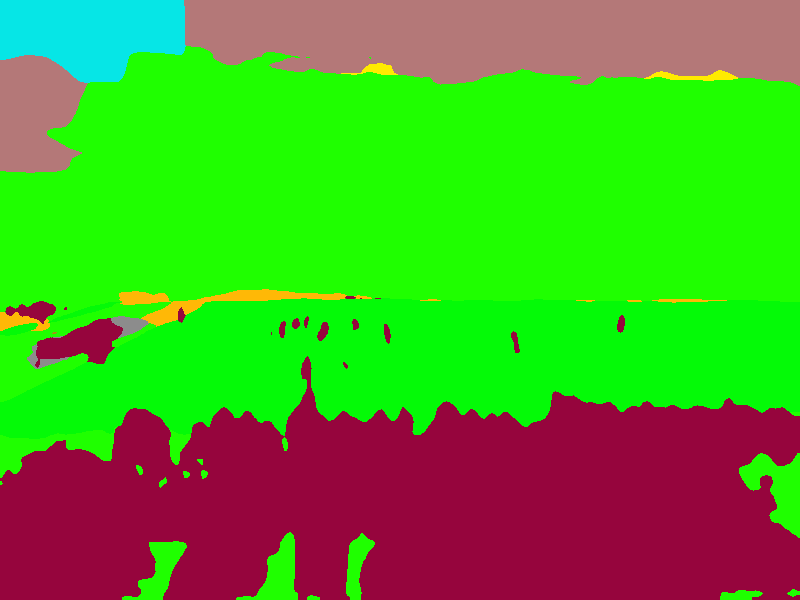
#> input picture Images/pred_test_resized.png, 800 x 600 px
$ python find_alignment.py
#> lines starting #> are read from the running program, lines starting #| are printed output that depends on the picture; after the words box and inside, x2 and y2 are one past the last pixel; in counts of white or black regions, pixels touching at a corner belong together
import cv2
import numpy as np
import matplotlib.pyplot as plt

def read_file(fname):
    if fname.endswith('.npy'):
        return np.load(fname)
    elif fname.endswith('.jpg') or fname.endswith('.jpeg'):
        img = plt.imread(fname)
        img = img.astype(np.float32) / 255.0
        return img
    elif fname.endswith('.png'):
        img = plt.imread(fname)
        return img

def drawLine(img, rho, theta):
    a = np.cos(theta)
    b = np.sin(theta)
    x0 = a*rho
    y0 = b*rho
    x1 = int(x0 + 1000*(-b))
    y1 = int(y0 + 1000*(a))
    x2 = int(x0 - 1000*(-b))
    y2 = int(y0 - 1000*(a))
    #把直线显示在图片上
    cv2.line(img,(x1,y1),(x2,y2),(0,0,255),2)
    cv2.imshow('img', img)
    cv2.waitKey(0)

def findAlignmentLine(segImg):
    index0 = segImg[:, :, 0] == 31/255
    index1 = segImg[:, :, 1] == 255/255
    index2 = segImg[:, :, 2] == 0/255
    index = np.logical_and(index0, index1, index2)

    binaryImg = (index*255).astype(np.uint8)
    cannyImg = cv2.Canny(binaryImg, 50, 150)

    lines = cv2.HoughLines(cannyImg,1,np.pi/180,50)
    if lines is not None:
        line = lines[0]
        rho,theta = line[0]

        return rho, theta
    else:
        return None

def main():
    segImg = read_file('../Images/pred_test_resized.png')
#> in read_file, img is the input picture: shape (600, 800, 3) float32; mean R, G, B 0.31, 0.649, 0.15
    rho, theta = findAlignmentLine(segImg)
#> in findAlignmentLine, `index0 = segImg[:, :, 0] == 31/255`:
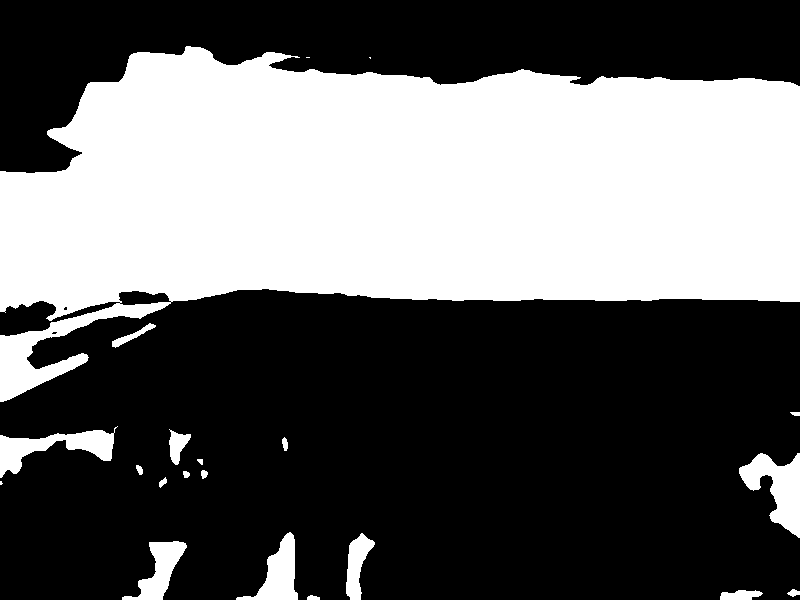
#> index0: shape (600, 800) bool; 39.4% white; 21 white regions (3 under 20 px), largest, box (x1, y1, x2, y2) and area: (0, 46, 800, 402) 178383, (739, 453, 800, 538) 2604, (0, 426, 118, 478) 2323
#> in findAlignmentLine, `index2 = segImg[:, :, 2] == 0/255`:
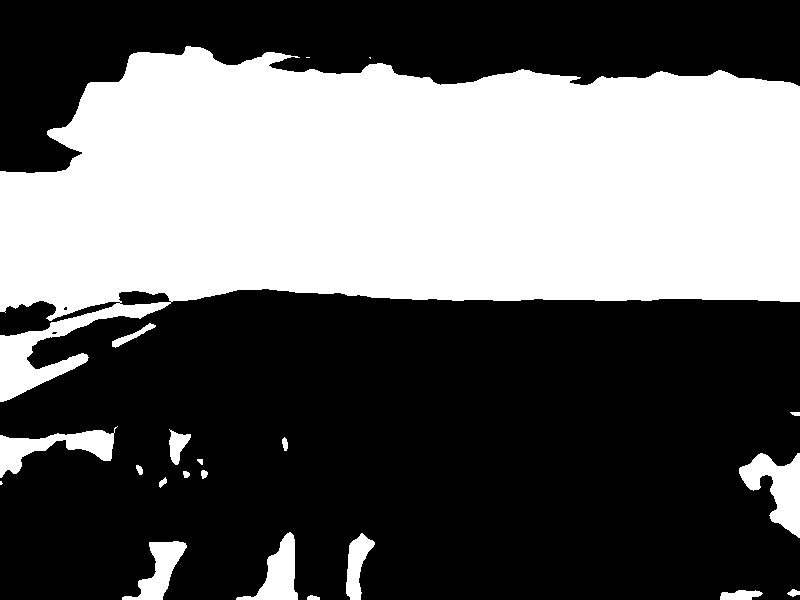
#> index2: shape (600, 800) bool; 39.6% white; 21 white regions (3 under 20 px), largest, box (x1, y1, x2, y2) and area: (0, 46, 800, 402) 179189, (739, 453, 800, 538) 2604, (0, 426, 118, 478) 2323
#> in findAlignmentLine, `cannyImg = cv2.Canny(binaryImg, 50, 150)`:
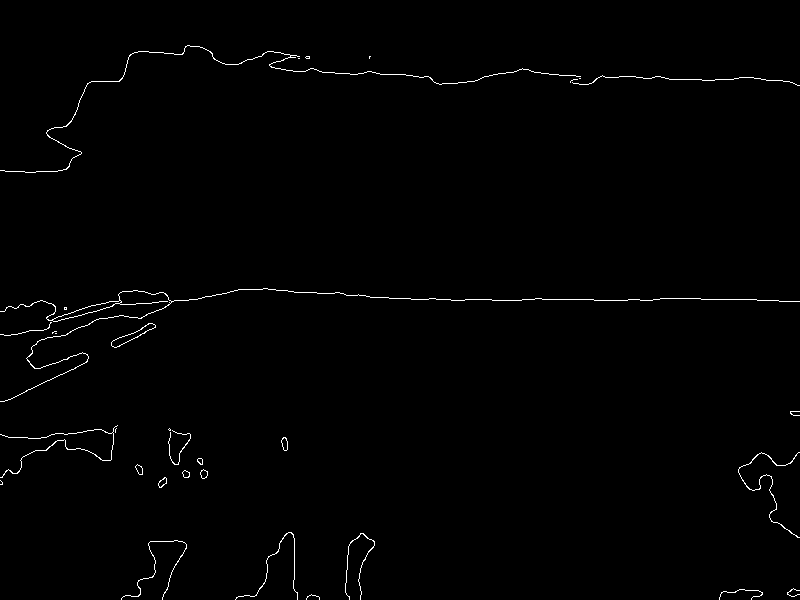
#> cannyImg: shape (600, 800); 0.83% white in thin lines or dots
#> in findAlignmentLine, `lines = cv2.HoughLines(cannyImg,1,np.pi/180,50)`: lines = 49 rows, first 8: [299, 1.57], [289, 1.59], [286, 1.59], [55, 1.61], [67, 1.59], [291, 1.59], [276, 1.62], [309, 1.55]
#> in findAlignmentLine, `line = lines[0]`: line = [[299, 1.57]]
#> in findAlignmentLine, `rho,theta = line[0]`: rho = 299; theta = 1.57
#> rho = 299; theta = 1.57
    drawLine(segImg, rho, theta)
#> in drawLine, `a = np.cos(theta)`: a = -4.37e-08
#> in drawLine, `b = np.sin(theta)`: b = 1
#> in drawLine, `x0 = a*rho`: x0 = -1.31e-05
#> in drawLine, `y0 = b*rho`: y0 = 299
#> in drawLine, `x1 = int(x0 + 1000*(-b))`: x1 = -1000
#> in drawLine, `y1 = int(y0 + 1000*(a))`: y1 = 298
#> in drawLine, `x2 = int(x0 - 1000*(-b))`: x2 = 999
#> in drawLine, `y2 = int(y0 - 1000*(a))`: y2 = 299
#> in drawLine, `cv2.line(img,(x1,y1),(x2,y2),(0,0,255),2)`:
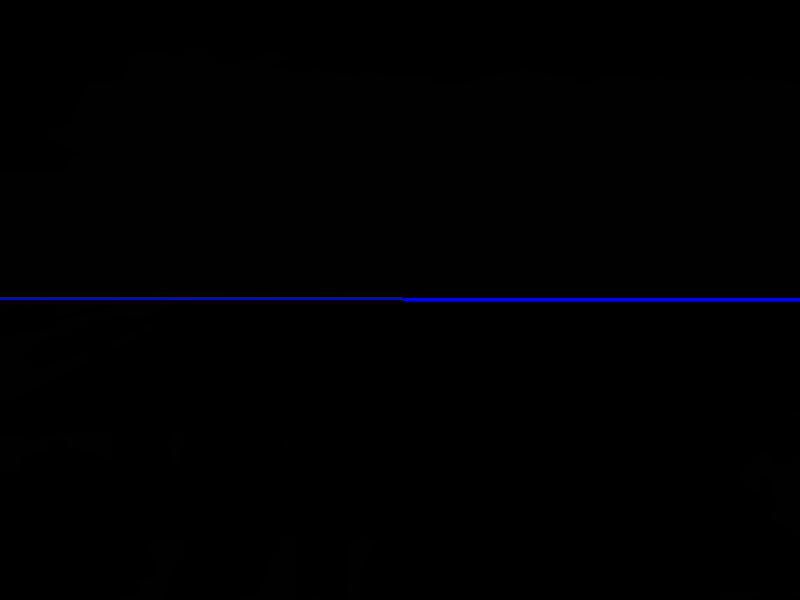
#> img: shape (600, 800, 3) float32; 0.5% of pixels changed, all inside (x1, y1, x2, y2) = (0, 297, 800, 301)
#> in drawLine, `cv2.imshow('img', img)`:
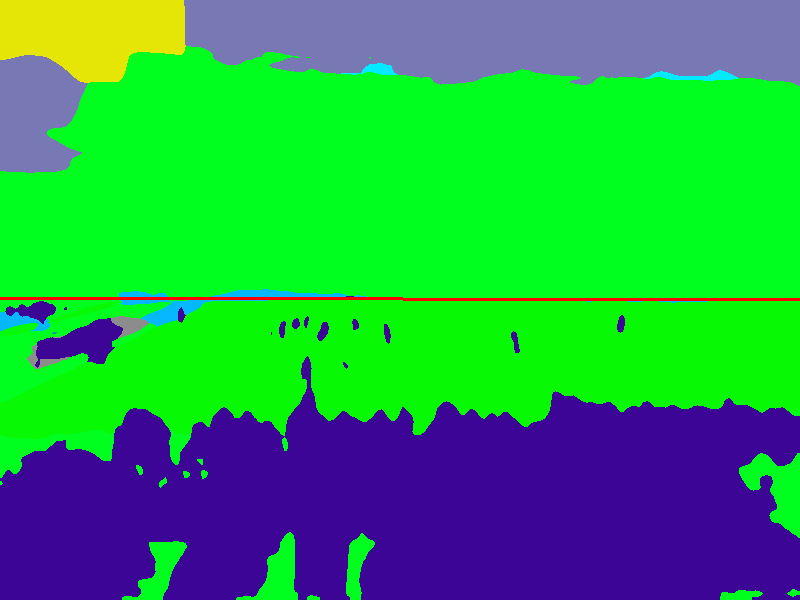
#> window 'img': shape (600, 800, 3); mean B, G, R 78.7, 163.5, 39.4

if __name__ == '__main__':
    main()

$ run again, with Images/pred_soccer_clip_1.png copied over Images/pred_test_resized.png
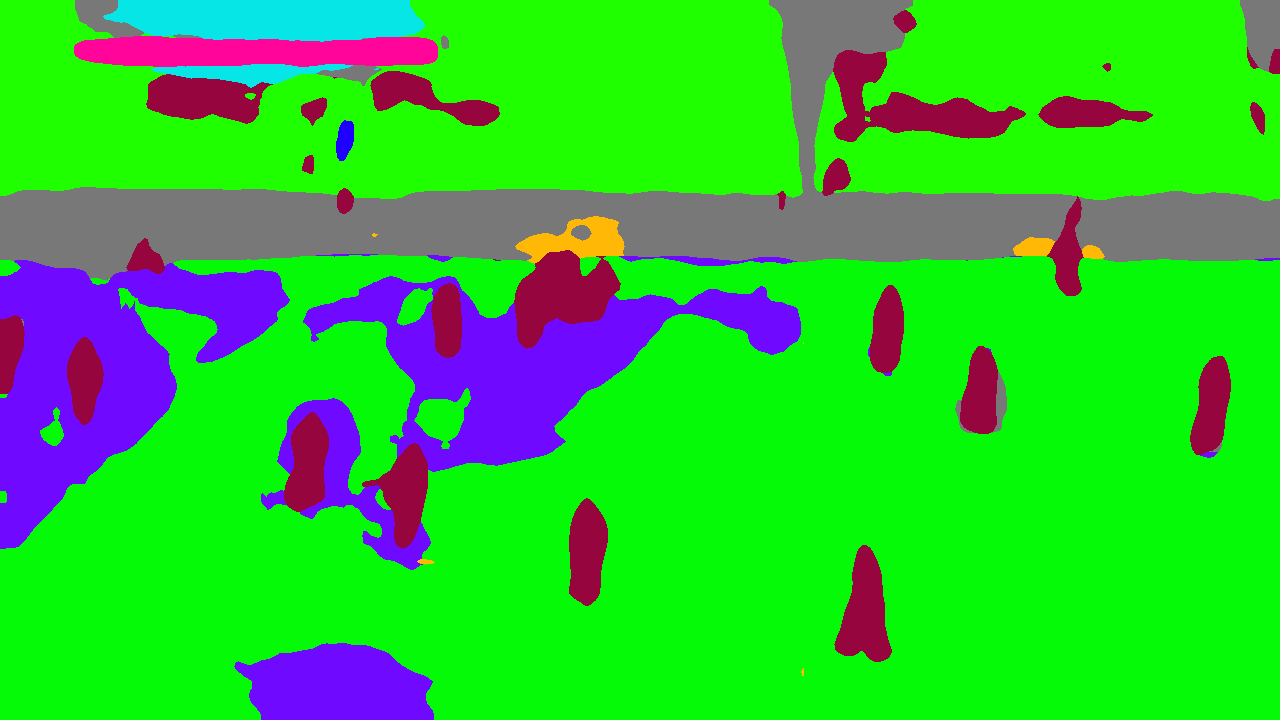
#> input picture Images/pred_soccer_clip_1.png, 1280 x 720 px
#> in read_file, img is the input picture: shape (720, 1280, 3) float32; mean R, G, B 0.175, 0.767, 0.199
#> in findAlignmentLine, `index0 = segImg[:, :, 0] == 31/255`:
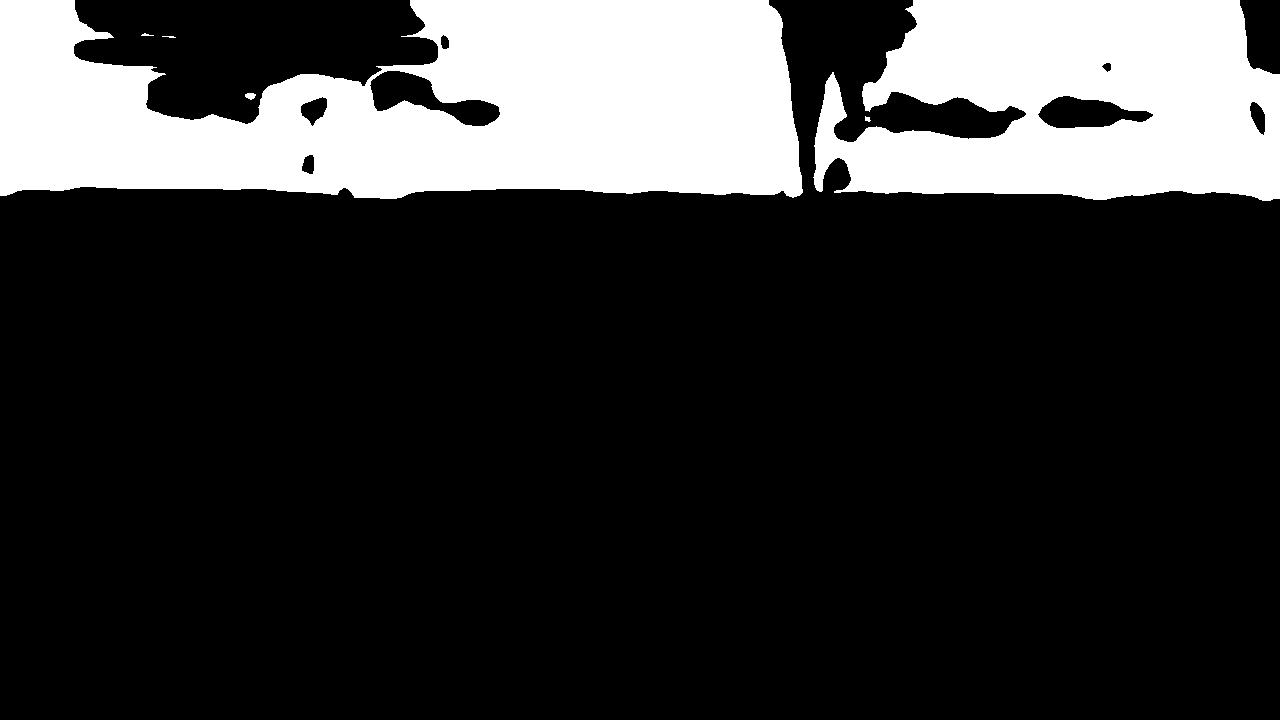
#> index0: shape (720, 1280) bool; 20.6% white; 6 white regions (1 under 20 px), largest, box (x1, y1, x2, y2) and area: (0, 0, 803, 199) 118003, (813, 0, 1280, 201) 71360, (245, 93, 256, 100) 56, (865, 116, 871, 122) 24, (141, 33, 154, 36) 22
#> cannyImg: shape (720, 1280); 0.45% white in thin lines or dots, all inside (x1, y1, x2, y2) = (0, 0, 1280, 201)
#> lines = 72 rows, first 8: [192, 1.57], [188, 1.57], [175, 1.59], [190, 1.57], [179, 1.59], [185, 1.59], [181, 1.59], [206, 1.54]
#> line = [[192, 1.57]]
#> in findAlignmentLine, `rho,theta = line[0]`: rho = 192; theta = 1.57
#> in main, `rho, theta = findAlignmentLine(segImg)`: rho = 192; theta = 1.57
#> a = -4.37e-08
#> b = 1
#> x0 = -8.39e-06
#> y0 = 192
#> x1 = -1000
#> y1 = 191
#> x2 = 999
#> y2 = 192
#> img: shape (720, 1280, 3) float32; 0.33% of pixels changed, all inside (x1, y1, x2, y2) = (0, 190, 1001, 194)
#> in drawLine, `cv2.imshow('img', img)`:
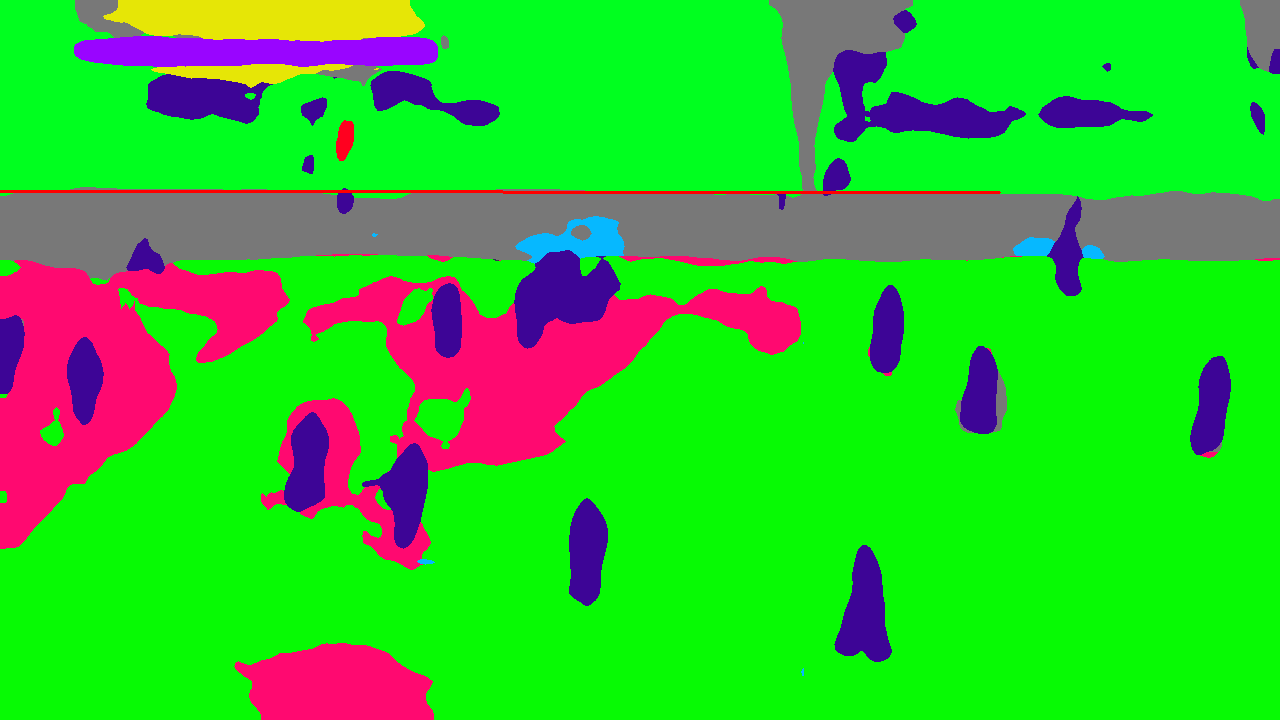
#> window 'img': shape (720, 1280, 3); mean B, G, R 44.6, 194.8, 51

$ run again, with Images/pred_video16.png copied over Images/pred_test_resized.png
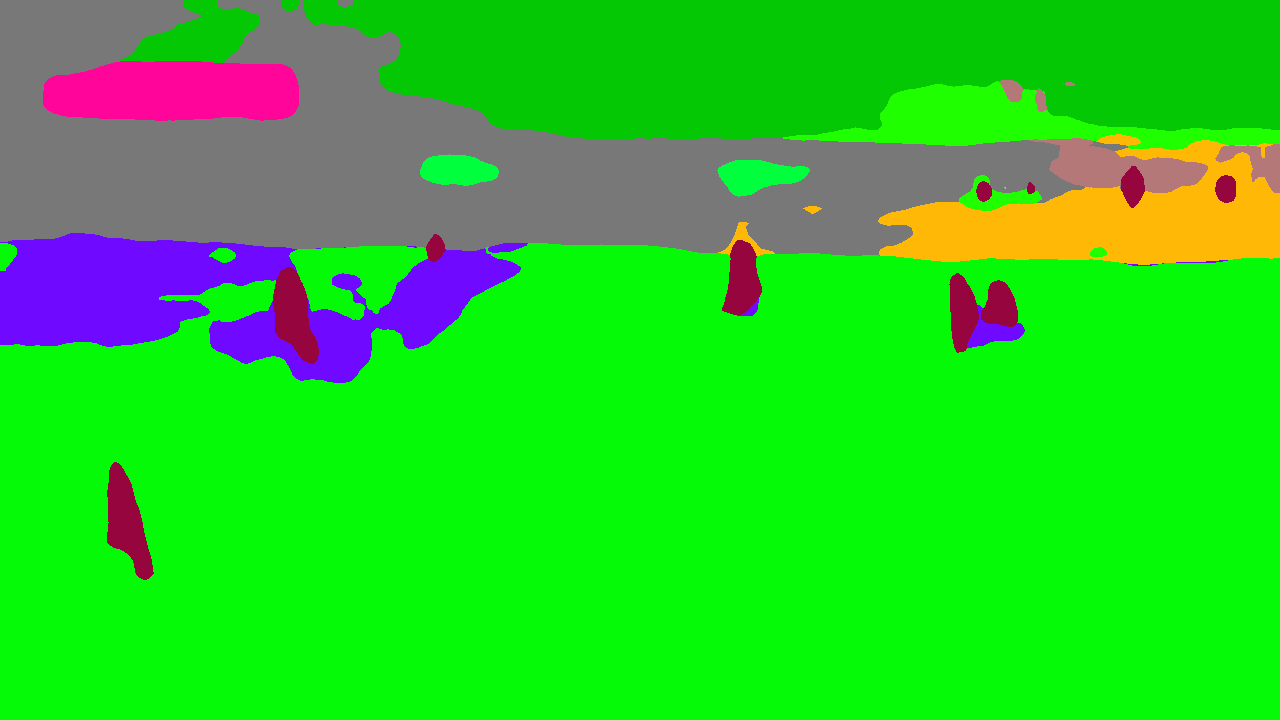
#> input picture Images/pred_video16.png, 1280 x 720 px
#> in read_file, img is the input picture: shape (720, 1280, 3) float32; mean R, G, B 0.16, 0.802, 0.151
#> in findAlignmentLine, `index0 = segImg[:, :, 0] == 31/255`:
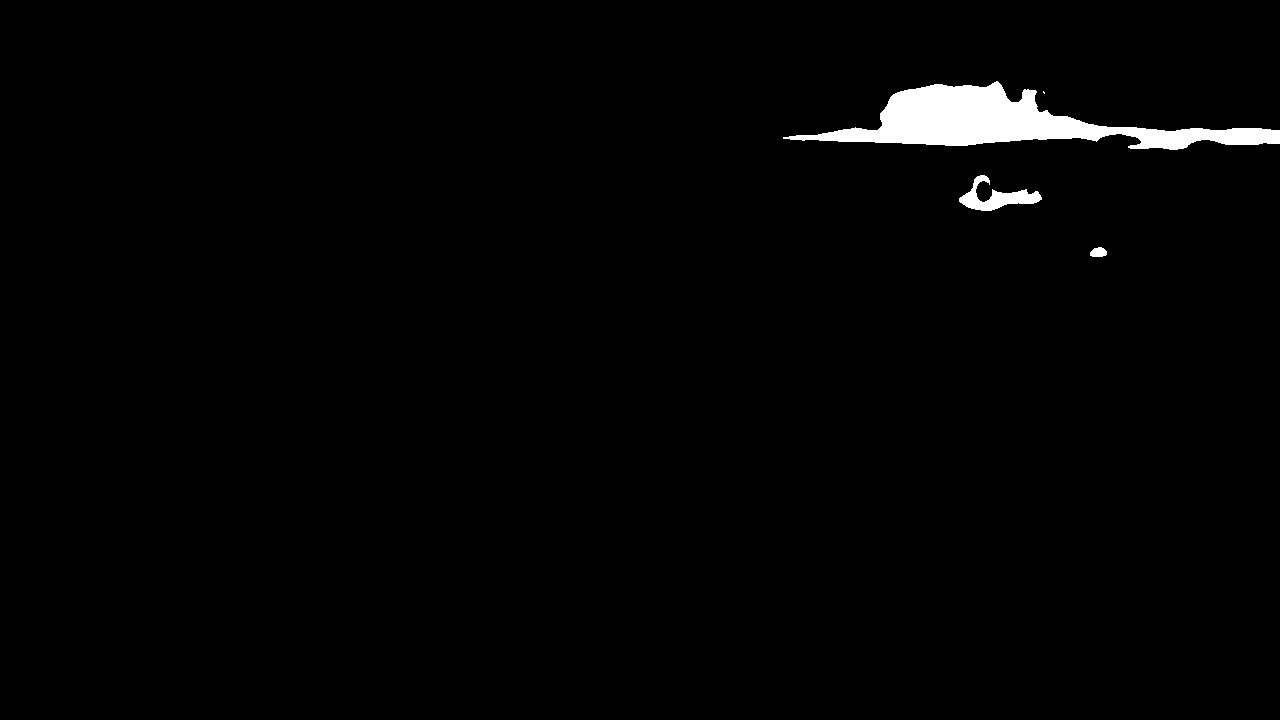
#> index0: shape (720, 1280) bool; 1.6% white; 4 white regions (1 under 20 px), largest, box (x1, y1, x2, y2) and area: (783, 81, 1280, 150) 13272, (959, 175, 1042, 211) 1173, (1090, 247, 1107, 257) 134
#> index1: shape (720, 1280) bool; 2% white; 6 white regions (1 under 20 px), largest, box (x1, y1, x2, y2) and area: (783, 81, 1280, 150) 13272, (717, 160, 810, 197) 2163, (420, 154, 499, 186) 1912, (959, 175, 1042, 211) 1173, (1090, 247, 1107, 257) 134
#> cannyImg: shape (720, 1280); 0.15% white in thin lines or dots, all inside (x1, y1, x2, y2) = (783, 81, 1280, 257)
#> lines = 23 rows, first 8: [111, 1.61], [193, 1.52], [211, 1.5], [175, 1.54], [95, 1.62], [228, 1.48], [126, 1.59], [128, 1.59]
#> line = [[111, 1.61]]
#> in findAlignmentLine, `rho,theta = line[0]`: rho = 111; theta = 1.61
#> in main, `rho, theta = findAlignmentLine(segImg)`: rho = 111; theta = 1.61
#> a = -0.0349
#> b = 0.999
#> x0 = -3.87
#> y0 = 110.9
#> x1 = -1003
#> y1 = 76
#> x2 = 995
#> y2 = 145
#> img: shape (720, 1280, 3) float32; 0.32% of pixels changed, all inside (x1, y1, x2, y2) = (0, 109, 997, 147)
#> in drawLine, `cv2.imshow('img', img)`:
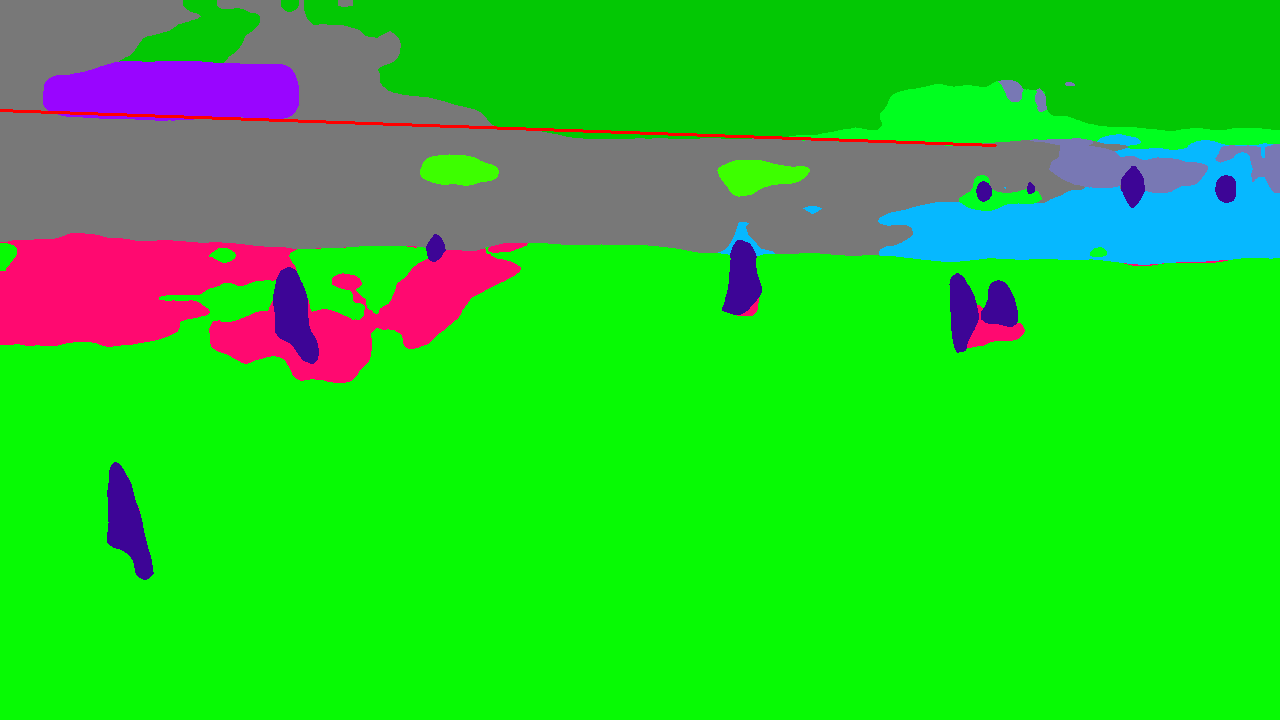
#> window 'img': shape (720, 1280, 3); mean B, G, R 40.6, 203.8, 38.4
